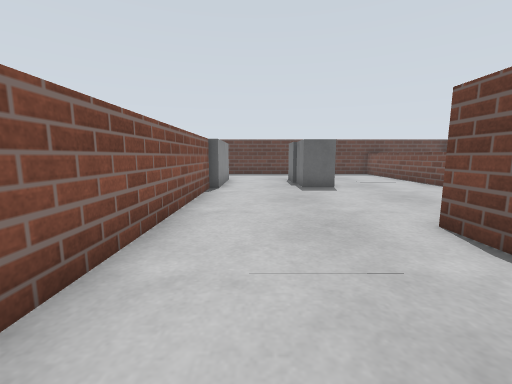
[1] (above)

18 first-person views from a walk through a Gazebo world. The camera is 0.26 m above the floor, tilts 8° down and sees 90° across. The floor is counted in squares, 0.2 m on a side. Each view is taken from the middle of a square. On the plan, view 1 faces up. The plan holds only what a view shows up to about 12 squares ahead; the rest is blank.

[2]
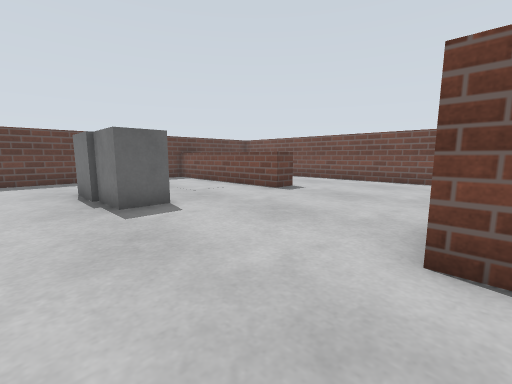

[3]
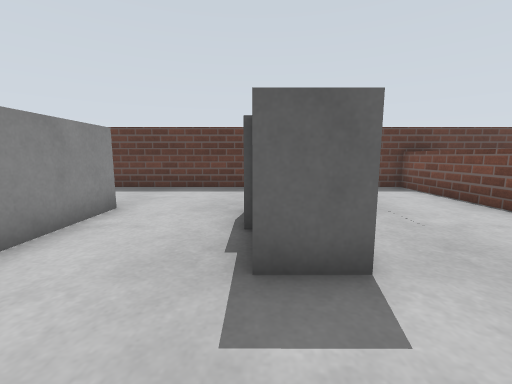

[4]
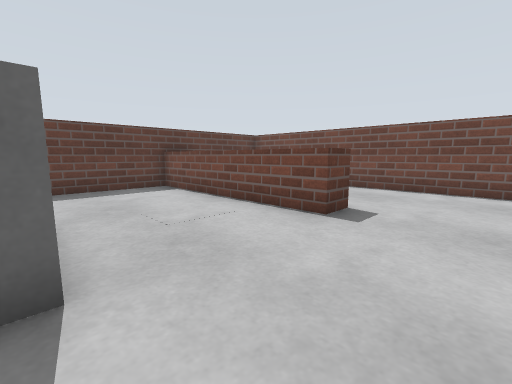

[5]
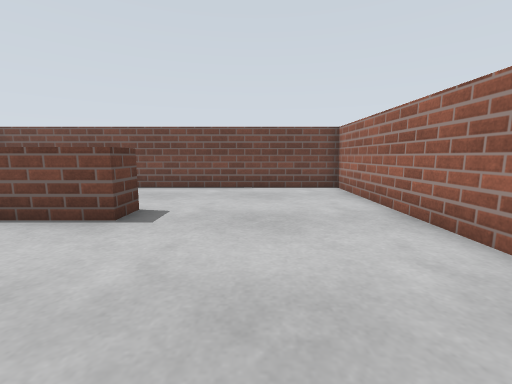

[6]
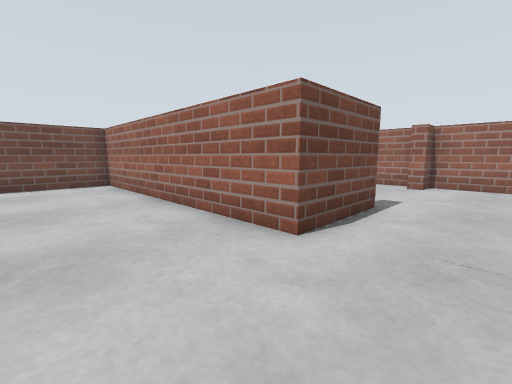

[7]
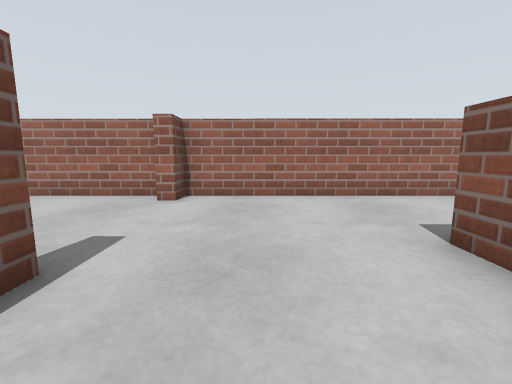

[8]
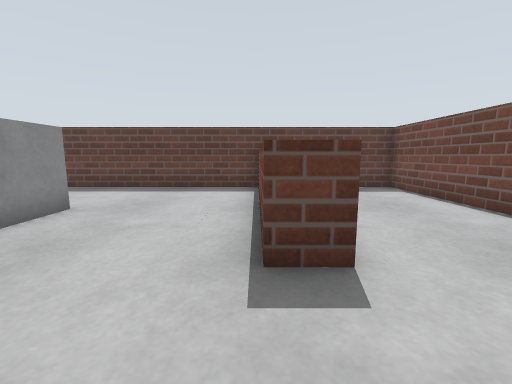

[9]
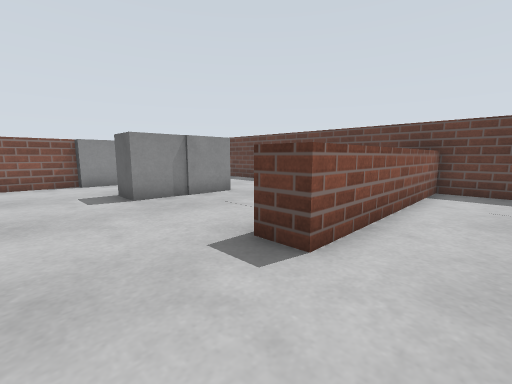

[10]
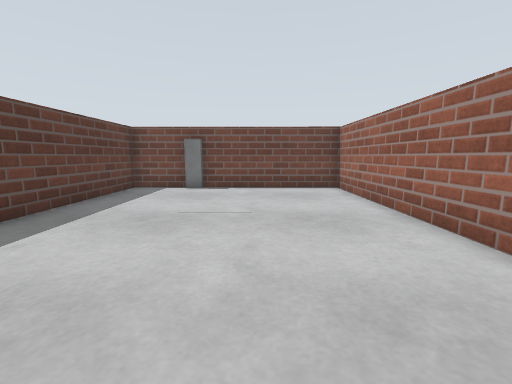

[11]
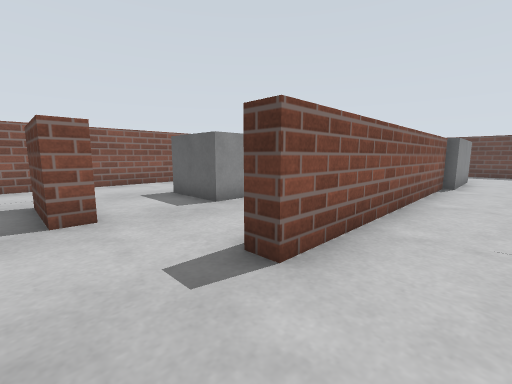

[12]
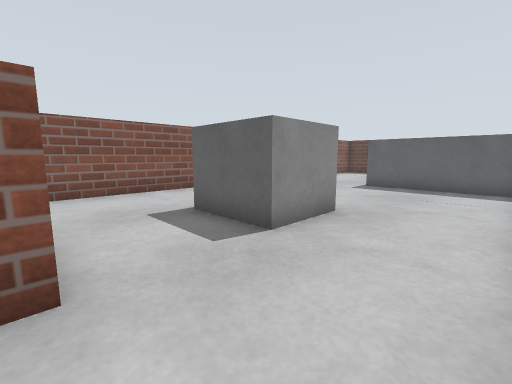

[13]
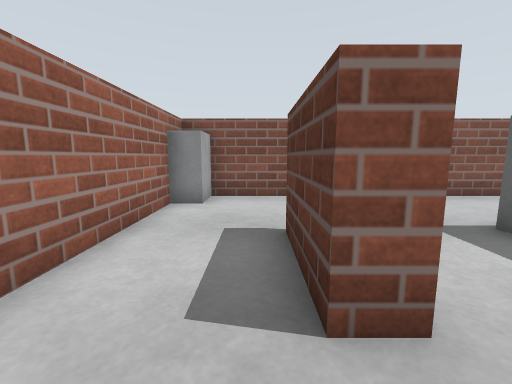

[14]
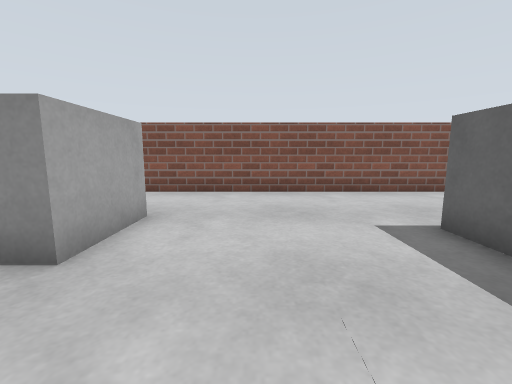

[15]
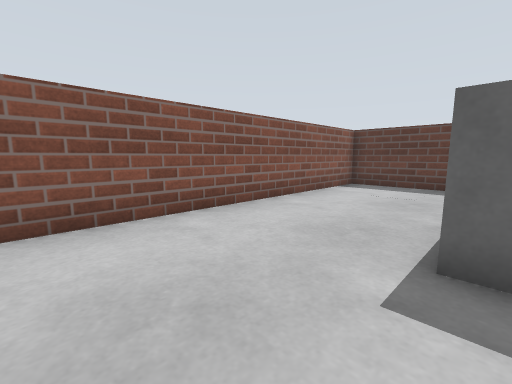

[16]
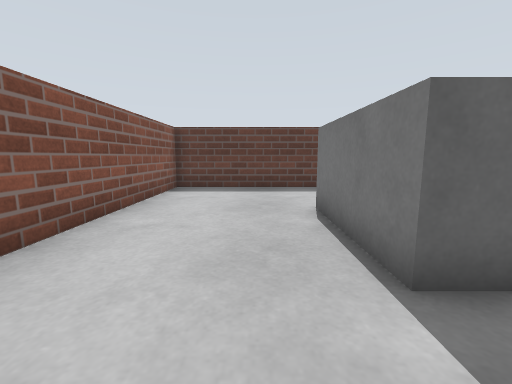

[17]
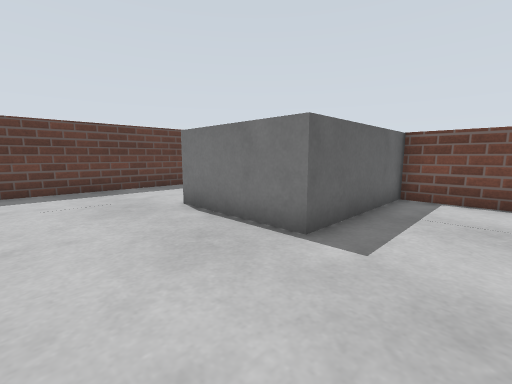

[18]
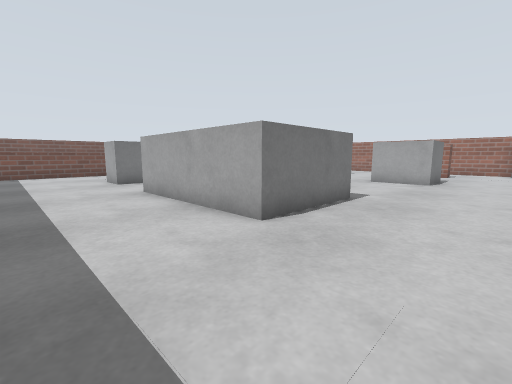

### Floor plan
Key: @ floor where view 1 was taken; # wall or solid block; . floor; B grey box.
Columns run from 13 left of view 1 to 14 right of it. Each row starts with its distance up from view 1.
 19 ############################
 18 #....................##....#
 17 #....................##....#
 16 #....................##....#
 15 #....................##....#
 14 #.....BBBBBB...BB....##....#
 13 #.....B    B...BB....##....#
 12 #.....B    B...BB....##....#
 11 #.....BBBBBB...BB....##....#
 10 #..........#...............#
  9 #..........#...............#
  8 #..........#...............#
  7 #..........#...............#
  6 #..........#...............#
  5 #..........#...............#
  4 #....BBB...#.....###########
  3 #....BBB...#.....#.........#
  2 #..........#.....#........B#
  1 #..........#...............#
  0 #............@.............#
 -1 #....###...................#
 -2 #..........................#
 -3 #..........................#
 -4  BB..............#.........#
 -5    #########################

Where each view was taken, in squares from view 1:
view 1: 0 up, 0 right, facing up
view 2: 4 up, 0 right, facing up-right
view 3: 8 up, 2 right, facing up
view 4: 8 up, 3 right, facing up-right
view 5: 8 up, 3 right, facing right
view 6: 8 up, 1 right, facing down-right
view 7: 4 up, 1 right, facing down
view 8: 8 up, 8 right, facing up
view 9: 8 up, 11 right, facing up-left
view 10: 1 down, 3 right, facing right
view 11: 2 down, 0 right, facing up-left
view 12: 1 down, 3 left, facing up-left
view 13: 2 down, 4 left, facing left
view 14: 7 up, 3 left, facing left
view 15: 7 up, 7 left, facing up-left
view 16: 8 up, 9 left, facing up
view 17: 8 up, 11 left, facing up-right
view 18: 18 up, 11 left, facing down-right
